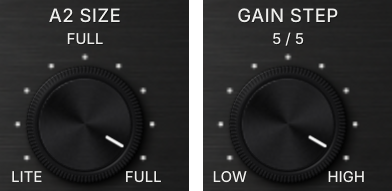
#> input picture tools/manual_assets/ampire_a2size.png, 392 x 191 px, given in place of ampire_design.png, which was not available; the run also reads 2 pictures not shown here
$ python design_assets.py
#> lines starting #> are read from the running program, lines starting #| are printed output that depends on the picture; after the words box and inside, x2 and y2 are one past the last pixel; in counts of white or black regions, pixels touching at a corner belong together
# AMPIRE - images de l'interface tirees de la maquette de l'utilisateur (assets/design/ampire_design.png, 3600 x 1500).
#   python3 tools/design_assets.py  ->  assets/bg.png, assets/led_on.png, assets/toggle_up.png, assets/toggle_down.png
# Le fond garde tout ce qui est fixe (plaque, potards, graduations, libelles, vis, fenetres, boutons) ; on en retire ce
# qui bouge et que le plugin dessine : repere et valeur des potards, libelles du potard A2 SIZE, textes de l'ecran,
# barres et voyants des vu-metres, voyant POWER, ancien inverseur (remplace par les images d'inverseur fournies).
# Logos officiels (assets/logos, SVG) en blanc : NINE HANDS | DSP en haut a droite, AMPIRE en bas a gauche.
import os, io, subprocess
import numpy as np
from PIL import Image
from scipy import ndimage as nd
HERE = os.path.dirname(os.path.abspath(__file__))
ASSETS = os.path.join(HERE, "..", "assets")
DESIGN = os.path.join(ASSETS, "design")
SRC = os.path.join(DESIGN, "ampire_design.png")
im = np.array(Image.open(SRC).convert("RGB")).astype(np.float32) / 255
H, W, _ = im.shape; k = W / 1999.0
#> after `H, W, _ = im.shape`: H = 191; W = 392
#> after `k = W / 1999.0`: k = 0.196
L = im.mean(2)
sat = (im.max(2) - im.min(2)) / np.maximum(im.max(2), 1e-3)
white = (L > 0.42) & (sat < 0.25)
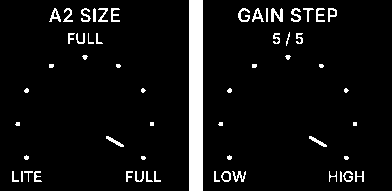
#> white: shape (191, 392) bool; 6.5% white; 57 white regions (16 under 20 px), largest, box (x1, y1, x2, y2) and area: (189, 0, 203, 191) 2674, (271, 8, 283, 22) 105, (238, 8, 250, 22) 81
out = im.copy()

def box(x0, y0, x1, y1):
    m = np.zeros((H, W), bool); m[int(y0*k):int(np.ceil(y1*k)), int(x0*k):int(np.ceil(x1*k))] = True; return m

# [27 lines left out: function row_fill, not called in this run]

def donor_fill(img, mask, dy0, dy1, side=30, skip=0):
    """remplit les pixels masques : niveau interpole ligne par ligne entre les voisins propres a gauche et a droite
    (cherches au-dela de 'skip' points), plus le grain du brossage pris sur des lignes propres (dy0..dy1) memes colonnes"""
    res = img.copy()
    big = nd.binary_dilation(mask, iterations=4)
    lab, n = nd.label(nd.binary_dilation(mask, iterations=2))
    for i, sl in enumerate(nd.find_objects(lab), 1):
        y0, y1, x0, x1 = sl[0].start, sl[0].stop, sl[1].start, sl[1].stop
        donor = img[int(dy0 * k):int(dy1 * k), x0:x1]
        grain = donor - nd.uniform_filter1d(donor, 41, axis=1)
        sk = int(skip * k)
        for y in range(y0, y1):
            m = (lab[y, x0:x1] == i) & mask[y, x0:x1]
            if not m.any(): continue
            lpx = [x for x in range(x0 - 1 - sk, max(x0 - int(side * k) - sk, 0), -1) if not big[y, x]][:12]
            rpx = [x for x in range(x1 + sk, min(x1 + int(side * k) + sk, W)) if not big[y, x]][:12]
            if not lpx and not rpx: continue
            lv = img[y, lpx].mean(0) if lpx else img[y, rpx].mean(0)
            rv = img[y, rpx].mean(0) if rpx else lv
            t = np.linspace(0, 1, x1 - x0)[:, None]
            row = res[y, x0:x1]
            row[m] = (lv * (1 - t) + rv * t + grain[(y - y0) % grain.shape[0]])[m]
    return res

def text_mask(x0, y0, x1, y1, th=0.05):
#> called with x0 = 160, y0 = 128, x1 = 1680, y1 = 294, th = 0.03
    reg = box(x0, y0, x1, y1)
    th_ = (L - nd.grey_opening(L, size=(17, 17))) > th
#> th_: shape (191, 392) bool; 17.1% white; 84 white regions (36 under 20 px), largest, box (x1, y1, x2, y2) and area: (189, 0, 204, 191) 2675, (27, 67, 143, 182) 2010, (230, 67, 346, 182) 2010
    return nd.binary_dilation(th_ & reg, iterations=2) & reg
#> returned value: shape (191, 392) bool; 2.7% white; 5 white regions, box (x1, y1, x2, y2) and area: (271, 25, 306, 48) 713, (65, 25, 105, 47) 618, (187, 25, 205, 58) 594, (282, 51, 294, 58) 67, (79, 51, 91, 58) 64

# ---- 1. textes de l'ecran : le verre est lisse -> remplissage par la lumiere locale du verre (convolution normalisee)
lcd = text_mask(160, 128, 1680, 294, 0.03) & ~box(1207, 135, 1217, 285)
#> in box (call 2), `m = np.zeros((H, W), bool)`: m: shape (191, 392) bool; every value is 0
#> in box (call 2), `m[int(y0 * k):int(np.ceil(y1 * k)), int(x0 * k):int(np.ceil(x1 * k))] `: m: shape (191, 392) bool; 0.12% white; 1 white region, box (x1, y1, x2, y2) and area: (236, 26, 239, 56) 90
lcd = nd.binary_dilation(lcd, iterations=int(2.5 * k))
#> lcd: shape (191, 392) bool; every value is 1
glassm = box(156, 126, 1684, 296) & ~lcd & ~box(1207, 135, 1217, 285)
for c in range(3):
    num = nd.gaussian_filter(out[..., c] * glassm, 12 * k); den = nd.gaussian_filter(glassm.astype(np.float32), 12 * k)
    fill = num / np.maximum(den, 1e-4)
    out[..., c] = np.where(lcd, fill, out[..., c])
#> out: shape (191, 392, 3) float32; every value is 0

# ---- 2. valeurs au-dessus des potards, titre et libelles du potard A2 SIZE (zones entieres, metal de la plaque)
m = np.zeros((H, W), bool)
for cx in (333, 547, 760, 973, 1187, 1400): m |= box(cx - 26, 389, cx + 26, 416)
#> m: shape (191, 392) bool; 0.54% white; 6 white regions, box (x1, y1, x2, y2) and area: (143, 76, 155, 82) 72, (60, 76, 71, 82) 66, (102, 76, 113, 82) 66, (185, 76, 196, 82) 66, (227, 76, 238, 82) 66, (269, 76, 280, 82) 66
# toutes les inscriptions de la facade sont redessinees par le plugin (meme rendu pour toutes) : on les retire du fond
for x0_, x1_ in ((288, 386), (507, 590), (700, 822), (913, 1032), (1120, 1252), (1336, 1466), (1658, 1774)):
    m |= box(x0_, 339, x1_, 367)               # INPUT ... OUTPUT, A2 SIZE, POWER
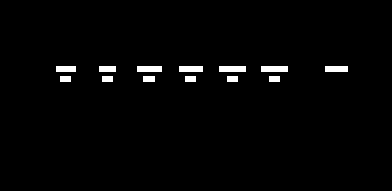
#> m: shape (191, 392) bool; 1.8% white; 13 white regions, largest, box (x1, y1, x2, y2) and area: (219, 66, 246, 72) 162, (261, 66, 288, 72) 162, (137, 66, 162, 72) 150
for x0_, x1_ in ((244, 292), (375, 428), (473, 497), (597, 632), (686, 710), (811, 846), (899, 923), (1021, 1056),
                 (1096, 1145), (1223, 1277), (1312, 1366), (1438, 1502)):
    m |= box(x0_, 616, x1_, 645)               # graduations -20 / +20, 0 / 10, -40 / +40, A2
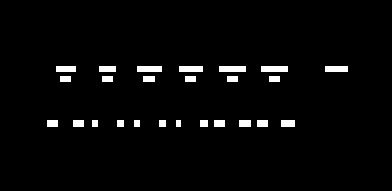
#> m: shape (191, 392) bool; 2.9% white; 25 white regions, largest, box (x1, y1, x2, y2) and area: (219, 66, 246, 72) 162, (261, 66, 288, 72) 162, (137, 66, 162, 72) 150
m |= box(1694, 412, 1741, 439)                 # « ON »
m |= box(1692, 598, 1750, 624)                 # « OFF »
out = donor_fill(out, m, 652, 684)
#> in donor_fill, `big = nd.binary_dilation(mask, iterations=4)`: big: shape (191, 392) bool; 9.2% white; 17 white regions, largest, box (x1, y1, x2, y2) and area: (321, 62, 352, 91) 624, (215, 62, 250, 86) 620, (257, 62, 292, 86) 620
#> in donor_fill, `lab, n = nd.label(nd.binary_dilation(mask, iterations=2))`:
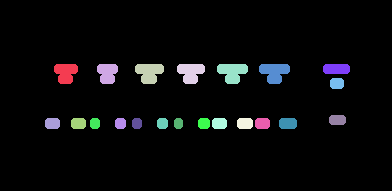
#> lab: shape (191, 392) int32; 22 distinct labels, from 0 to 21; one colour per label, 0 black
#> in donor_fill, `lab, n = nd.label(nd.binary_dilation(mask, iterations=2))`: n = 21
#> the loop in donor_fill, `for i, sl in enumerate(nd.find_objects(lab), 1):` made 21 passes
#> (y0, y1, x0, x1) on passes 1 to 12: (64, 84, 54, 78), (64, 84, 97, 118), (64, 84, 135, 164), (64, 84, 177, 205), (64, 84, 217, 248), (64, 84, 259, 290), (64, 74, 323, 350), (78, 89, 330, 344), (115, 125, 329, 346), (118, 129, 45, 60), (118, 129, 71, 86), (118, 129, 90, 100)

# ---- 3. potards : ceux de la maquette sont remplaces par assets/design/knob_src.png (etape 6d) ; la plaque est refaite dessous (6c)
KN = [(331.5, 531), (547.2, 531), (760.7, 531), (974.5, 531), (1187.7, 531), (1402.4, 531)]
yy, xx = np.mgrid[0:H, 0:W].astype(np.float32)
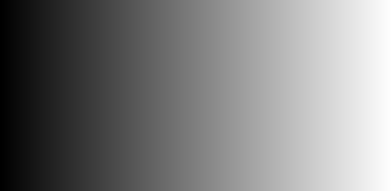
#> xx: shape (191, 392) float32; min 0, max 391, mean 195.5; drawn with min black and max white

# ---- 4. vu-metres : barres eteintes (verre sombre), debord orange retire, voyants d'ecretage eteints
for x0, x1, win in ((66, 87, (46, 306, 137, 745)), (1916, 1937, (1861, 306, 1952, 745))):
    wm = box(*win)
    glass = np.median(out[box(x0 - 14, 400, x0 - 6, 700) & wm].reshape(-1, 3), axis=0) if True else 0
    bar = box(x0 - 3, 384, x1 + 3, 718)
    out[bar] = glass
    orange = wm & (sat > 0.25) & ~white
    g = np.minimum(L, 0.10)
    soft = nd.gaussian_filter(orange.astype(np.float32), 1.0) * wm
    neutral = np.stack([g, g, g * 1.03], -1)
    out = out * (1 - soft[..., None]) + neutral * soft[..., None]
#> this loop made 2 passes
#> glass on passes 1 to 2: [0, 0, 0], [0, 0, 0]
#> pass 1, `g = np.minimum(L, 0.10)`:
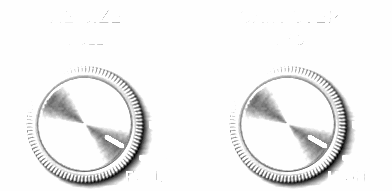
#> g: shape (191, 392) float32; min 0.00784, max 0.1, mean 0.0953; drawn with min black and max white
for cx, cy in ((76.1, 369.7), (1926.4, 369.5)):
    m = (np.hypot(xx - cx * k, yy - cy * k) < 8.5 * k)
    out[m] = out[m] * np.array([0.30, 0.22, 0.22])

# ---- 5. voyant POWER eteint (le sprite allume est decoupe dans la maquette)
LED = (1618.4, 522.5)
r = np.hypot(xx - LED[0] * k, yy - LED[1] * k) / k
# halo : la lumiere orange s'ajoute surtout au rouge ; le bleu garde le metal d'origine -> gris neutre a partir du bleu
zone = (r < 95) & (r >= 15)
#> zone: shape (191, 392) bool; 1.4% white; 1 white region, box (x1, y1, x2, y2) and area: (299, 84, 336, 122) 1064
neutral = np.stack([out[..., 2] * 0.985, out[..., 2] * 0.99, out[..., 2] * 1.02], -1)
w = np.clip((95 - r) / 10, 0, 1) * zone
glowy = np.clip((out[..., 0] - out[..., 2]) / 0.04, 0, 1)
w = w * glowy
out = out * (1 - w[..., None]) + neutral * w[..., None]
# lentille eteinte
dx = (xx / k - LED[0]) / 16.0; dy = (yy / k - LED[1]) / 16.0
rr = np.hypot(dx, dy)
dome = np.clip((1 - rr) * 16 * 0.6, 0, 1)
shade = np.clip(1 - rr ** 2, 0, 1) ** 0.5
lens = np.stack([0.060 + 0.05 * shade, 0.035 + 0.025 * shade, 0.022 + 0.012 * shade], -1)
spec = np.exp(-(((dx + 0.35) ** 2 + (dy + 0.40) ** 2) / 0.02)) * 0.55
lens = lens + spec[..., None] * np.array([1.0, 0.92, 0.85])
rim = np.exp(-((rr - 1.0) / 0.07) ** 2) * 0.10
out = out * (1 - dome[..., None]) + lens * dome[..., None] + rim[..., None] * np.array([0.9, 0.85, 0.8])

# ---- 6. ancien inverseur retire (remplace par les sprites fournis) : metal pris plus bas, memes colonnes,
#         niveau recale ligne par ligne sur la plaque a 10-18 points du trou (hors ombre de l'inverseur)
TG = (1721.0, 519.0)
rt = np.hypot(xx / k - TG[0], (yy / k - TG[1]) * 1.04)
rs = np.hypot(xx / k - TG[0] - 6, yy / k - TG[1] - 8)
tm = (rt < 58) | (rs < 66) | box(1694, 438, 1754, 522)
#> tm: shape (191, 392) bool; 0.81% white; 1 white region, box (x1, y1, x2, y2) and area: (326, 85, 352, 117) 607
tm &= ~box(1690, 405, 1760, 438) & ~box(1680, 596, 1770, 625)
#> tm: shape (191, 392) bool; 0.79% white; 1 white region, box (x1, y1, x2, y2) and area: (326, 86, 352, 116) 589
far = nd.binary_dilation(tm, iterations=int(10 * k))
#> far: shape (191, 392) bool; 0.9% white; 1 white region, box (x1, y1, x2, y2) and area: (325, 85, 353, 117) 675
farther = nd.binary_dilation(tm, iterations=int(18 * k))
#> farther: shape (191, 392) bool; 1.1% white; 1 white region, box (x1, y1, x2, y2) and area: (323, 83, 355, 119) 858
refz = farther & ~far & ~box(1690, 405, 1760, 438) & ~box(1680, 596, 1770, 625) & (np.hypot(xx / k - 1618.4, yy / k - 522.5) > 24) & box(1560, 380, 1850, 660)
#> refz: shape (191, 392) bool; 0.16% white in thin lines or dots, all inside (x1, y1, x2, y2) = (323, 85, 355, 116)
x0, x1 = int(1640 * k), int(1810 * k)
#> x0 = 321; x1 = 354
donor = out[int(645 * k):int(735 * k), x0:x1]
dlow = nd.uniform_filter1d(donor, 61, axis=1)
grain = donor - dlow
ys_ = np.nonzero(far.any(1))[0]
#> ys_ = 32 values from 85 to 116
lowrow = np.zeros((H, x1 - x0, 3), np.float32)
for y in ys_:
    xs = np.nonzero(refz[y, x0:x1])[0]
    if len(xs) < 2: continue
    lowrow[y] = np.stack([np.interp(np.arange(x1 - x0), xs, out[y, x0 + xs, c]) for c in range(3)], -1)
#> this loop made 32 passes
#> xs on passes 1 to 12: [9], [8, 9, 24, 25], [8, 9, 24, 25], [8, 9, 24, 25], [8, 9, 24, 25], [8, 9, 24, 25], [8, 9, 24, 25, 26], [8, 9, 26, 27], [7, 8, 27, 28], [6, 7, 28, 29], [5, 6, 29, 30], [4, 5, 30, 31]
#> lowrow: shape (191, 33, 3) float32; every value is 0
lowrow = nd.gaussian_filter(lowrow, (6 * k, 6 * k, 0))
for y in ys_:
    m = far[y, x0:x1] & ~refz[y, x0:x1]
    m &= ~box(1690, 405, 1760, 438)[y, x0:x1] & ~box(1680, 596, 1770, 625)[y, x0:x1]
    val = lowrow[y] + grain[(y - ys_[0]) % grain.shape[0]]
    w = np.clip(nd.distance_transform_edt(~tm)[y, x0:x1] / (10 * k), 0, 1)
    row = out[y, x0:x1]
    row[m] = (val * (1 - w[:, None]) + row * w[:, None])[m]
    out[y, x0:x1] = row
#> this loop made 32 passes

# ---- 6b. voyant POWER descendu sur l'axe des potards (y 531) : on deplace le voyant (bague + lentille + ombre)
LED_DY = 531.0 - 522.5
pr_ = 19.5
yy2, xx2 = np.mgrid[0:H, 0:W].astype(np.float32)
r_old = np.hypot(xx2 / k - 1618.4, yy2 / k - 522.5)
bx = (int((1618.4 - pr_ - 10) * k), int((522.5 - pr_ - 10) * k), int((1618.4 + pr_ + 10) * k), int((522.5 + pr_ + 10) * k))
#> bx = (311, 96, 323, 108)
patch = out[bx[1]:bx[3], bx[0]:bx[2]].copy()
pal = np.clip((pr_ - r_old[bx[1]:bx[3], bx[0]:bx[2]]) / 3.0, 0, 1)
hole = r_old < pr_ + 9
#> hole: shape (191, 392) bool; 0.13% white; 1 white region, box (x1, y1, x2, y2) and area: (312, 97, 323, 109) 98
out = donor_fill(out, hole, 652, 684)
#> call 2 of donor_fill, with dy0 = 652, dy1 = 684, side = 30, skip = 0
#> in donor_fill (call 2), `big = nd.binary_dilation(mask, iterations=4)`:
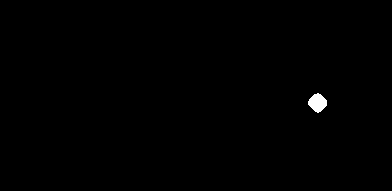
#> big: shape (191, 392) bool; 0.34% white; 1 white region, box (x1, y1, x2, y2) and area: (308, 93, 327, 113) 254
#> in donor_fill (call 2), `lab, n = nd.label(nd.binary_dilation(mask, iterations=2))`: n = 1
#> the loop in donor_fill (call 2), `for i, sl in enumerate(nd.find_objects(lab), 1):` made 1 pass
#> (i, y0, y1, x0, x1, sk) on pass 1: (1, 95, 111, 310, 325, 0)
dy = int(round(LED_DY * k))
#> dy = 2
reg = out[bx[1] + dy:bx[3] + dy, bx[0]:bx[2]]
ann = (r_old[bx[1]:bx[3], bx[0]:bx[2]] > 16.5) & (pal > 0)
for c_ in range(3):                                   # couronne de plaque autour de la bague : niveau de la nouvelle place
    patch[..., c_] = np.where(ann, patch[..., c_] * reg[..., c_][ann].mean() / max(patch[..., c_][ann].mean(), 1e-4), patch[..., c_])
out[bx[1] + dy:bx[3] + dy, bx[0]:bx[2]] = reg * (1 - pal[..., None]) + patch * pal[..., None]

# ---- 6c. texture de la facade remplacee par assets/design/plate_texture.png ; les anciennes sources de lumiere de la
#          plaque (reflets, degrades) sont retirees, seules les ombres de contact des commandes sont gardees
from PIL import ImageDraw
alpha0 = np.asarray(Image.open(SRC))[..., 3] if Image.open(SRC).mode == "RGBA" else np.full((H, W), 255, np.uint8)
case = nd.binary_fill_holes(alpha0 > 250)
inner = nd.binary_erosion(case, iterations=int(15 * k))
fgi = Image.new("L", (W, H), 0); d_ = ImageDraw.Draw(fgi)
def RR(x0_, y0_, x1_, y1_, r_=0): d_.rounded_rectangle([x0_ * k, y0_ * k, x1_ * k, y1_ * k], radius=r_ * k, fill=255)
def CC(cx_, cy_, r_): d_.ellipse([(cx_ - r_) * k, (cy_ - r_) * k, (cx_ + r_) * k, (cy_ + r_) * k], fill=255)
RR(140, 110, 1695, 305, 14)
for xb in (1707, 1791, 1874): RR(xb, 165, xb + 76, 241, 8)
RR(46, 306, 137, 745, 12); RR(1861, 306, 1952, 745, 12)
CC(1618.4, 531.0, 17)
RR(1546, 340, 1556, 715, 3)
fgm = np.asarray(fgi) > 0
panel = inner & ~fgm
knobz = np.zeros((H, W), bool)
for cx_, cy_ in KN: knobz |= np.hypot(xx / k - cx_, yy / k - cy_) < 101    # anciens potards, ombres et points de graduation (redessines par le plugin, tous identiques)
knobz |= (np.hypot(xx / k - 1913, yy / k - 77) < 54) | (np.hypot(xx / k - 1921, yy / k - 88) < 62)   # petit potard en haut a droite + son ombre : supprimes
Lc = out.mean(2)
T = np.asarray(Image.open(os.path.join(DESIGN, "plate_texture.png")).convert("RGB").resize((W, W), Image.LANCZOS), dtype=np.float32)[:H] / 255.0
so_ = (out.max(2) - out.min(2)) / np.maximum(out.max(2), 1e-3)
tophat = Lc - nd.grey_opening(Lc, size=(31, 31))
zone = box(140, 325, 1850, 665)
txt = nd.binary_dilation(panel & zone & (tophat > 0.18) & (Lc > 0.35) & (so_ < 0.2), iterations=3) & panel & ~knobz
base_ = panel & ~txt & ~knobz
def nblur(v, m, s_):
    return nd.gaussian_filter(v * m, s_) / np.maximum(nd.gaussian_filter(m.astype(np.float32), s_), 1e-4)
Ls = nblur(Lc, base_, 6.0)
Mloc = nblur(Lc, base_, 60.0)
S = np.clip(Ls / np.maximum(Mloc, 1e-3), 0.3, 1.0)          # ombres de contact seulement (aucun ancien reflet)
# autour des potards : plus aucune ombre de l'ancienne maquette (les nouveaux potards ont la leur, centree, ajoutee en 6d)
_kzm = np.zeros((H, W), bool)
for cx_, cy_ in KN: _kzm |= np.hypot(xx / k - cx_, (yy / k - cy_ - 18) / 1.08) < 140   # ancienne ombre portee (vers le bas)
_kz = nd.gaussian_filter(_kzm.astype(np.float32), 10 * k)
S = S * (1 - _kz) + _kz
_m = (panel & ~knobz).astype(np.float32); _den = nd.gaussian_filter(_m, 60.0)
_fill = np.where(_den > 0.02, nd.gaussian_filter(S * _m, 60.0) / np.maximum(_den, 1e-4), 1.0)
S = np.where(knobz, np.clip(_fill, 0.85, 1.0), S)          # sous les anciens potards : eclairage moyen de la plaque autour
newp = np.clip(T * S[..., None], 0, 1)
oldp = np.stack([nblur(out[..., c], base_, 3.0) for c in range(3)], -1)
ink = np.array([0.86, 0.86, 0.85], np.float32)
#> ink = [0.86, 0.86, 0.85]
a_ = np.clip((Lc - oldp.mean(2)) / np.maximum(ink.mean() - oldp.mean(2), 1e-3), 0, 1) * txt
inkcol = np.clip(np.where(a_[..., None] > 0.02, (out - (1 - a_[..., None]) * oldp) / np.maximum(a_[..., None], 0.02), ink), 0, 1)
newpix = a_[..., None] * inkcol + (1 - a_[..., None]) * newp
# bande de raccord contre les commandes et le biseau : pixels d'origine (aretes, ombres) remis au niveau de la nouvelle texture
Mg = nblur(Lc, base_, 90.0)
Tl = nd.gaussian_filter(T.mean(2), 6.0)
gain_ = np.clip(Tl / np.maximum(Mg, 1e-3), 0.3, 3.0)
dist = nd.distance_transform_edt(panel)
wb = np.clip((16.0 - dist) / 10.0, 0, 1)
bandpix = np.clip(out * gain_[..., None], 0, 1)
newpix = np.where(txt[..., None], newpix, wb[..., None] * bandpix + (1 - wb[..., None]) * newpix)
out = np.where(panel[..., None], newpix, out)
# marges hors masque qui montrent encore l'ancienne plaque (meme niveau, sans couleur) : remises au niveau de la texture
btn = np.zeros((H, W), bool)
for xb in (1707, 1791, 1874): btn |= box(xb + 4, 169, xb + 72, 237)
dpan = nd.distance_transform_edt(~panel)
Z = case & ~panel & (dpan <= 40) & ~btn
pz = np.exp(-((Lc - Mg) / 0.07) ** 2) * np.clip((0.25 - so_) / 0.15, 0, 1) * np.clip((40 - dpan) / 15, 0, 1)
pz = nd.gaussian_filter(pz, 2.0) * Z
out = out * (1 - pz[..., None]) + np.clip(out * gain_[..., None], 0, 1) * pz[..., None]

# ---- 6d. nouveaux potards (image fournie, fond transparent) : repere retire (le plugin le dessine et le fait tourner),
#          rayon 67 unites, ombre portee (lumiere en haut a gauche) et ombre de contact
KSRC = Image.open(os.path.join(DESIGN, "knob_src.png")).convert("RGBA")
ka = np.asarray(KSRC, dtype=np.float32) / 255.0
KC = (437.0, 417.0); KR = 346.0
krgb = ka[..., :3].copy(); kal = ka[..., 3].copy()
kyy, kxx = np.mgrid[0:ka.shape[0], 0:ka.shape[1]].astype(np.float32)
kal = np.where(np.hypot(kxx - KC[0], kyy - KC[1]) < KR - 6, 1.0, kal)
# repere retire : interpolation en angle a rayon constant (metal tourne)
kmask = nd.binary_dilation((np.abs(kxx - KC[0]) < 17) & (kyy > 80) & (kyy < 290), iterations=3)
NR, NT = int(KR + 4), 1440
rr_ = np.linspace(0, KR + 4, NR)[:, None]; tt = np.linspace(-np.pi, np.pi, NT, endpoint=False)[None, :]
px_ = KC[0] + rr_ * np.sin(tt); py_ = KC[1] - rr_ * np.cos(tt)
pol = np.stack([nd.map_coordinates(krgb[..., c], [py_, px_], order=1) for c in range(3)], -1)
pm = nd.map_coordinates(kmask.astype(np.float32), [py_, px_], order=1) > 0.01
tix = np.arange(NT)
for r in range(NR):
    m_ = pm[r]
    if not m_.any() or m_.all(): continue
    g_ = ~m_; gx = np.concatenate([tix[g_] - NT, tix[g_], tix[g_] + NT])
    for c in range(3): pol[r, m_, c] = np.interp(tix[m_], gx, np.tile(pol[r, g_, c], 3))
ys_, xs_ = np.nonzero(kmask)
#> ys_ = 8361 values from 78 to 292; xs_ = 8361 values, max 456 at index 143, min 418 at index 105, mean 437
r_ = np.hypot(xs_ - KC[0], ys_ - KC[1]) / (KR + 4) * (NR - 1); t_ = (np.arctan2(xs_ - KC[0], -(ys_ - KC[1])) + np.pi) / (2 * np.pi) * NT
#> after `r_ = np.hypot(xs_ - KC[0], ys_ - KC[1]) / (KR + 4) * (NR - 1)`: r_ = 8361 values, max 338.4 at index 0, min 124.6 at index 8344, mean 231.6
#> after `t_ = (np.arctan2(xs_ - KC[0], -(ys_ - KC[1])) + np.pi) / (2 * np.pi) *`: t_ = 8361 values, max 753.8 at index 8255, min 686.2 at index 8217, mean 720
ok_ = r_ < NR - 1
for c in range(3):
    v_ = nd.map_coordinates(np.concatenate([pol[..., c], pol[:, :1, c]], 1), [r_, t_], order=1, mode="nearest")
    krgb[ys_[ok_], xs_[ok_], c] = v_[ok_]
KNOB_R = 76.0                          # rayon des anciens potards (bague moletee) : colle aux ombres et aux graduations
sc_ = KNOB_R * k / KR
#> sc_ = 0.0431
kimg = Image.fromarray((np.dstack([krgb, kal]) * 255 + 0.5).astype(np.uint8), "RGBA")
kimg = kimg.resize((int(round(kimg.size[0] * sc_)), int(round(kimg.size[1] * sc_))), Image.LANCZOS)
kk = np.asarray(kimg, dtype=np.float32) / 255.0
kh, kw = kk.shape[:2]
#> kh = 34; kw = 34
for cx_, cy_ in KN:
    x0_ = int(round(cx_ * k - KC[0] * sc_)); y0_ = int(round(cy_ * k - KC[1] * sc_))
    pad = int(20 * k)
    A_ = np.zeros((kh + 2 * pad, kw + 2 * pad), np.float32); A_[pad:pad + kh, pad:pad + kw] = kk[..., 3]
    shadow = nd.shift(nd.gaussian_filter(A_, 5 * k), (4 * k, 0), order=1) * 0.65     # ombre portee centree sous le potard (lumiere au-dessus)
    contact = nd.gaussian_filter(A_, 1.8 * k) * 0.45
    sh_ = np.clip(np.maximum(shadow, contact), 0, 1)
    reg = out[y0_ - pad:y0_ + kh + pad, x0_ - pad:x0_ + kw + pad]
    reg *= (1 - sh_[..., None])
    a3 = kk[..., 3:4]
    reg[pad:pad + kh, pad:pad + kw] = reg[pad:pad + kh, pad:pad + kw] * (1 - a3) + kk[..., :3] * a3

# ---- 7. logos officiels en blanc
def svg_alpha(name, h_px):
#> (the run stopped early here; a loop or call above may not have finished)
